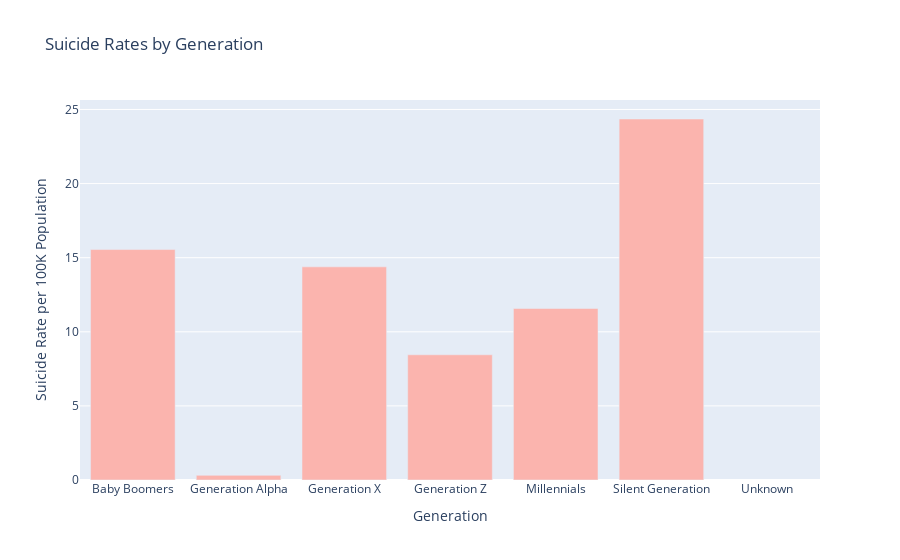

The notebook cell saved with this chart:
### Code cell
generation_suicide_rates = df.groupby('Generation')['DeathRatePer100K'].mean().reset_index()

fig = px.bar(generation_suicide_rates, x='Generation', y='DeathRatePer100K',
             title='Suicide Rates by Generation',
             labels={'Generation': 'Generation', 'DeathRatePer100K': 'Suicide Rate per 100K Population'},
             color_discrete_sequence=px.colors.qualitative.Pastel1)

fig.update_layout(
    title='Suicide Rates by Generation',
    xaxis_title='Generation',
    yaxis_title='Suicide Rate per 100K Population',
    showlegend=False
)

fig.show()

### Figure 1 — Plotly figure (JSON) as saved in the notebook; plotly's stock layout.template omitted (floating-point values rounded to 4 significant figures)
{"data": [{"alignmentgroup": "True", "hovertemplate": "Generation=%{x}<br>Suicide Rate per 100K Population=%{y}<extra></extra>", "legendgroup": "", "marker": {"color": "rgb(251,180,174)", "pattern": {"shape": ""}}, "name": "", "offsetgroup": "", "orientation": "v", "showlegend": false, "textposition": "auto", "type": "bar", "x": ["Baby Boomers", "Generation Alpha", "Generation X", "Generation Z", "Millennials", "Silent Generation", "Unknown"], "xaxis": "x", "y": [15.55, 0.3134, 14.38, 8.447, 11.57, 24.36, null], "yaxis": "y"}], "layout": {"barmode": "relative", "legend": {"tracegroupgap": 0}, "showlegend": false, "title": {"text": "Suicide Rates by Generation"}, "xaxis": {"anchor": "y", "domain": [0, 1], "title": {"text": "Generation"}}, "yaxis": {"anchor": "x", "domain": [0, 1], "title": {"text": "Suicide Rate per 100K Population"}}}}
